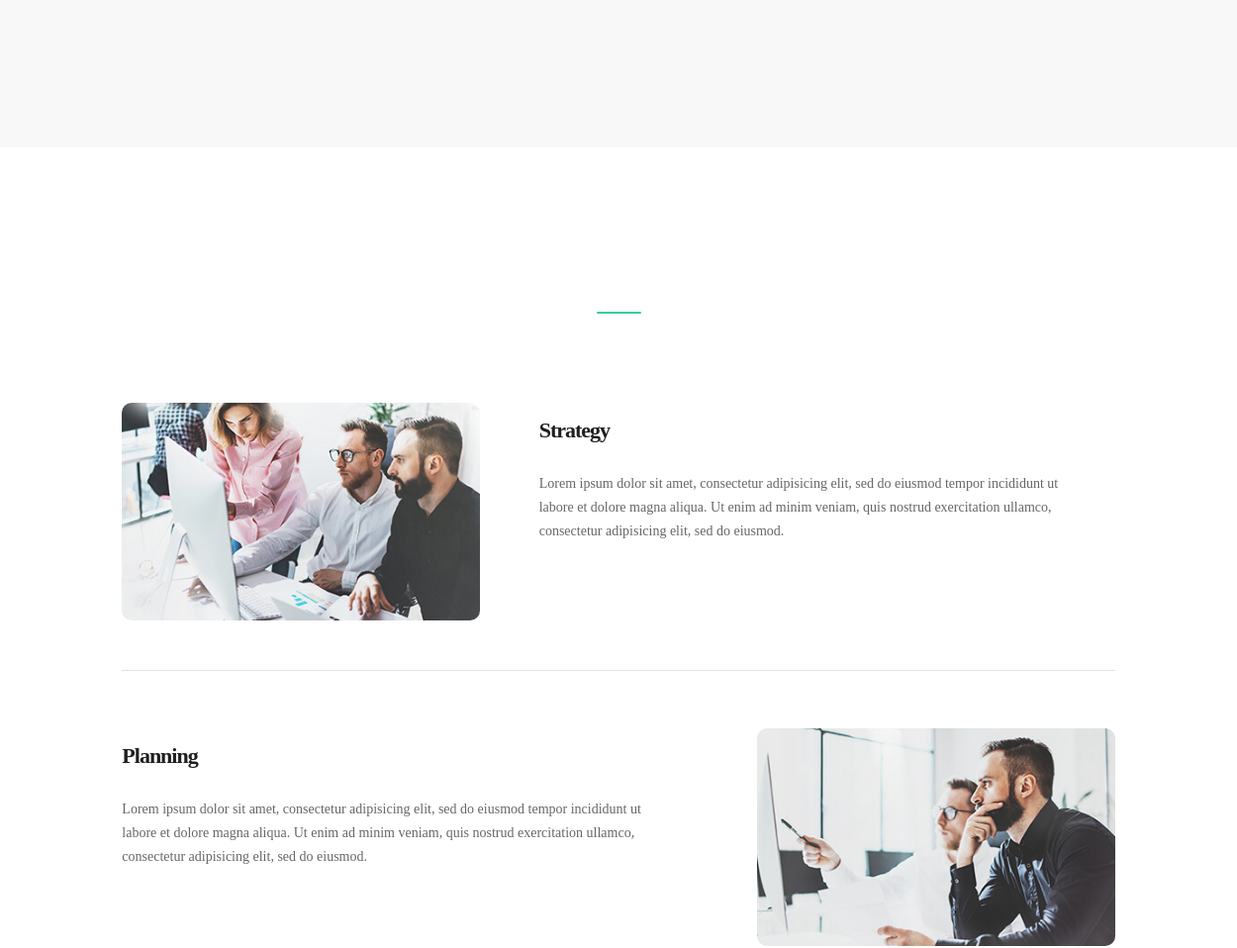
The app's page / (middle part), older data.
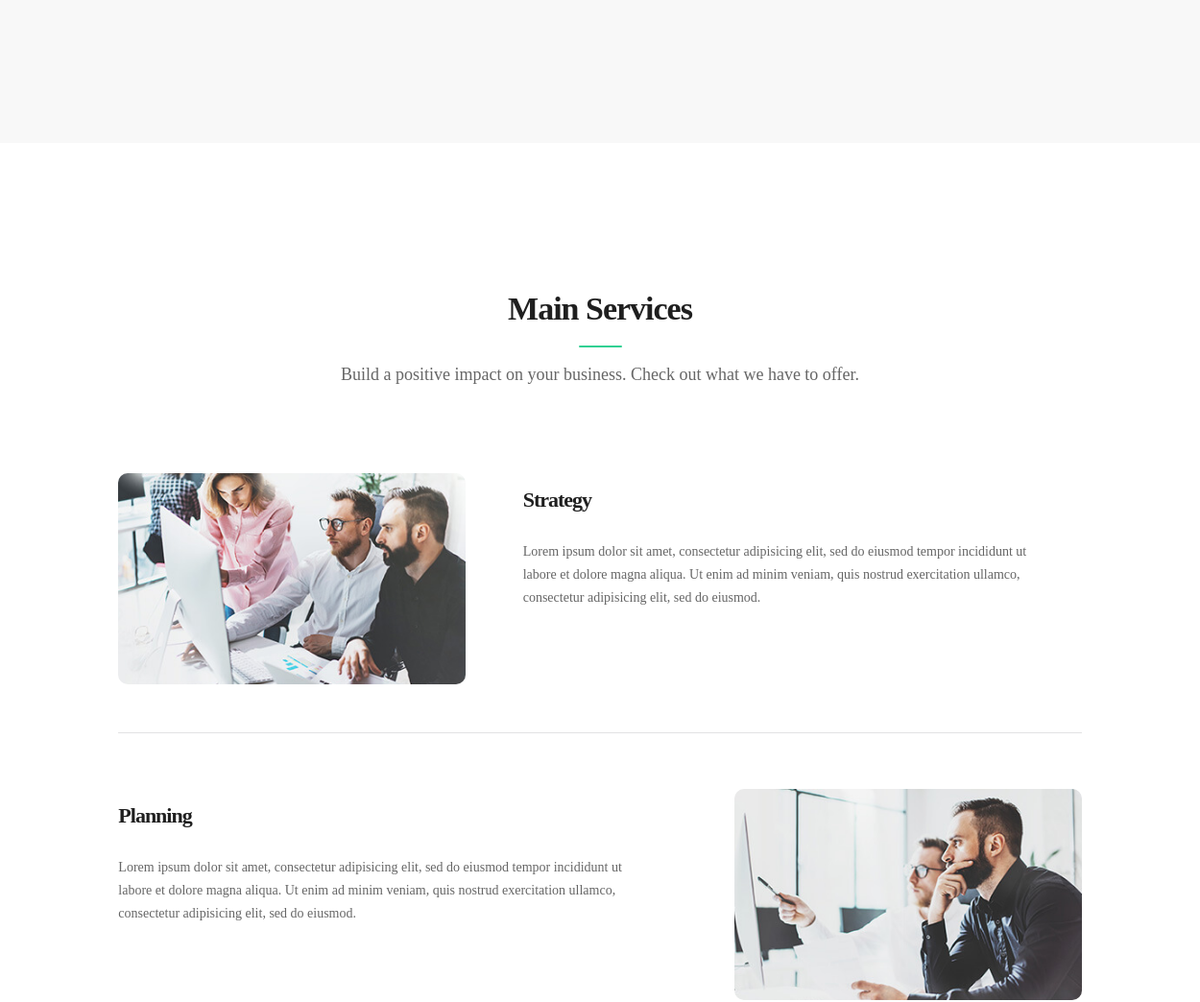
The same page, newer data.
### customize/models.py (models this page shows, shortened)
class ImageModel(models.Model):
    name = models.CharField(verbose_name="Название", max_length=64)
    display = models.ForeignKey(DisplayModel, on_delete=models.CASCADE)
    media_image = models.ImageField(upload_to='images/')
    alt = models.TextField(verbose_name='alt', null=True)
    title = models.TextField(verbose_name='title', null=True)
    class Meta:
        verbose_name = 'Картинка'
        verbose_name_plural = 'Картинки'
    def to_dict(self):
        return {
            'media_image': self.media_image,
            'alt': self.alt,
            'title': self.title
        }

class TextModel(models.Model):
    display = models.ForeignKey(DisplayModel, on_delete=models.CASCADE)
    name = models.CharField(verbose_name="Название", max_length=64)
    text = models.TextField(verbose_name='Текст моделей')
    class Meta:
        verbose_name = 'Текст'
        verbose_name_plural = 'Текста'

class HeaderModel(models.Model):
    display = models.ForeignKey(DisplayModel, on_delete=models.CASCADE)
    name = models.CharField(verbose_name="Название", max_length=64)
    text = models.TextField(verbose_name='Текст заголовка')
    class Meta:
        verbose_name = 'Заголовок'
        verbose_name_plural = 'Заголовки'

### customize/views.py (the view)
# urls.py: path('', index, name='index'),
def index(request):
    data = {}
    news = NewsModel.objects.all()
    data['news'] =  news
    displays = DisplayModel.objects.all()
    for display in displays:
        headers = HeaderModel.objects.filter(display=display)
        images = ImageModel.objects.filter(display=display)
        texts = TextModel.objects.filter(display=display)
        links = LinkModel.objects.filter(display=display)
        buttons = ButtonModel.objects.filter(display=display)
        cards = CardModel.objects.all()
        icons = IconModel.objects.all()
        data[f'Display_{display.id}'] = {
            'headers': {},
            'texts': {},
            'images': {},
            'links': {},
            'buttons': {},
            'icons': []
        }
        data['icons'] = [icon for icon in icons]
        data['cards'] = [card.to_dict() for card in cards]
        for header in headers:
            data[f'Display_{display.id}']['headers'][header.name.replace(' ', '_')] = header.text
        for text in texts:
            data[f'Display_{display.id}']['texts'][text.name.replace(' ', '_')] = text.text
        for image in images:
            data[f'Display_{display.id}']['images'][image.name.replace(' ', '_')] = image.to_dict()
        for link in links:
            data[f'Display_{display.id}']['links'][link.name.replace(' ', '_')] = link
        for button in buttons:
            data[f'Display_{display.id}']['buttons'][button.name.replace(' ', '_')] = button
    return render(request, 'base.html', context=data)

### customize/models.py (called while the page is built)
    def to_dict(self):
        return {
            'name': self.name,
            'visible': self.visible,
            'title': self.title,
            'subtitle': self.subtitle,
            'price': self.price,
            'descr': self.descr.split(','),
            'href': self.href
        }

### customize/templates/base.html (shortened to what this page needs)
{% load static %}
<!DOCTYPE html>
<html lang="en-US" class="wf-soleil-n7-active wf-soleil-n3-active wf-soleil-n4-active wf-soleil-n6-active wf-active js_active  vc_desktop  vc_transform  vc_transform ">
   <head>
      <link rel="stylesheet" id="bootstrap-css" href="{% static 'css/bootstrap.min.css' %}" media="all">
      <link rel="stylesheet" id="parent-style-css" href="{% static 'css/parent-style.min.css' %}" media="all">
      <link rel="stylesheet" id="child-style-css" href="https://www.keydesign-themes.com/intact/landing-page/wp-content/themes/intact-child/child-style.min.css" media="all">
      <link rel="stylesheet" id="wp-block-library-css" href="{% static 'css/style.min.css' %}" media="all">
      <link rel="stylesheet" id="contact-form-7-css" href="{% static 'css/contact-form-7.min.css' %}" media="all">
      <link rel="stylesheet" id="keydesign-style-css" href="https://www.keydesign-themes.com/intact/landing-page/wp-content/themes/intact-child/keydesign-style.min.css" media="all">
      <link rel="stylesheet" id="kd_addon_style-css" href="{% static 'css/kd_addon_style.min.css' %}" media="all">
      <link rel="stylesheet" id="redux-extendify-styles-css" href="https://www.keydesign-themes.com/intact/landing-page/wp-content/plugins/redux-framework/redux-core/assets/css/redux-extendify-styles.min.css" media="all">
      <link rel="stylesheet" id="redux-extendify-styles-css" href="{% static 'css/redux-extendify-styles.min.css' %}" media="all">
      <link rel="stylesheet" id="font-awesome-css" href="{% static 'css/font-awesome.min.css' %}" media="all">
      <link rel="stylesheet" id="photoswipe-css" href="{% static 'css/photoswipe.min.css' %}" media="all">
      <link rel="stylesheet" id="photoswipe-skin-css" href="{% static 'css/photoswipe-skin.min.css' %}" media="all">
   </head>
   <body class="home page-template-default page page-id-2 page-parent wpb-js-composer js-comp-ver-7.0 vc_responsive">
      <div id="wrapper" class="">
         <section id="get-better-results" class="section" style="background-color:#f8f8f8;">
         </section>
         <section id="1916" class="section">
            <div class="container ">
               <div class="row">
                  <h2 class="section-heading">{{ Display_5.headers.Заголовок }}</h2>
                  <span class="heading-separator"></span>
                  <p class="section-subheading">{{ Display_5.texts.Главный_текст }}</p>
               </div>
               <div class="row">
                  <section class="wpb-content-wrapper">
                     <div class="vc_row wpb_row vc_row-fluid">
                        <div class="wpb_column vc_column_container vc_col-sm-12">
                           <div class="vc_column-inner">
                              <div class="wpb_wrapper">
                                 <div class="vc_empty_space" style="height: 40px"></div>
                              </div>
                           </div>
                        </div>
                     </div>
                     <div class="vc_row wpb_row vc_row-fluid">
                        <div class="wpb_column vc_column_container vc_col-sm-1">
                        </div>
                        <div class="wpb_column vc_column_container vc_col-sm-10">
                           <div class="vc_column-inner">
                              <div class="wpb_wrapper">
                                 <div class="kd-promobox prb_image_left kd-animated fadeInLeft kd-animate">
                                    <div class="prb-img"><img width="400" height="267" src="{{ Display_5.images.Первая_картинка.media_image.url }}" class="attachment-full" alt="{{ Display_5.images.Первая_картинка.alt }}" decoding="async" title="{{ Display_5.images.Первая_картинка.title }}" loading="lazy"></div>
                                    <div class="prb-content">
                                       <h3>Strategy</h3>
                                       <p>{{ Display_5.texts.Второй_текст }}</p>
                                       <div class="prb-btncontainer"> <a href="#" title="" class="prb-button tt_secondary_button tt_button">Read more</a></div>
                                    </div>
                                 </div>
                                 <div class="kd-divider solid_line divider_full_width thin_solid">
                                    <div class="divider-line" style="border-color:#e2e2e3"></div>
                                 </div>
                              </div>
                           </div>
                        </div>
                        <div class="wpb_column vc_column_container vc_col-sm-1">
                        </div>
                     </div>
                     <div class="vc_row wpb_row vc_row-fluid">
                        <div class="wpb_column vc_column_container vc_col-sm-1">
                        </div>
                        <div class="wpb_column vc_column_container vc_col-sm-10">
                           <div class="vc_column-inner">
                              <div class="wpb_wrapper">
                                 <div class="kd-promobox prb_image_right kd-animated fadeInLeft kd-animate">
                                    <div class="prb-img"><img width="400" height="267" src="{{ Display_5.images.Вторая_картинка.media_image.url }}" class="attachment-full" alt="{{ Display_5.images.Вторая_картинка.alt }}" decoding="async" title="{{ Display_5.images.Вторая_картинка.title }}" loading="lazy" ></div>
                                    <div class="prb-content">
                                       <h3>Planning</h3>
                                       <p>{{ Display_5.texts.Второй_текст }}</p>
                                       <div class="prb-btncontainer"> <a href="#" title="" class="prb-button tt_secondary_button tt_button">Read more</a></div>
                                    </div>
                                 </div>
                              </div>
                           </div>
                        </div>
                        <div class="wpb_column vc_column_container vc_col-sm-1">
                        </div>
                     </div>
                  </section>
               </div>
            </div>
         </section>
      </div>
      <link rel="stylesheet" id="js_composer_front-css" href="{% static 'css/js_composer.min.css' %}" media="all">
      <link rel="stylesheet" id="kd_iconsmind-css" href="{% static 'css/iconsmind.min.css' %}" media="all">
      <link rel="stylesheet" id="rs-plugin-settings-css" href="{% static 'css/rs6.css' %}" media="all">
   </body>
</html>

Row changes from the older to the newer data that the page shows:
added HeaderModel: headers.Заголовок "Main Services"
added TextModel: texts.Главный_текст "Build a positive impact on your business. Check out what we have to offer."
